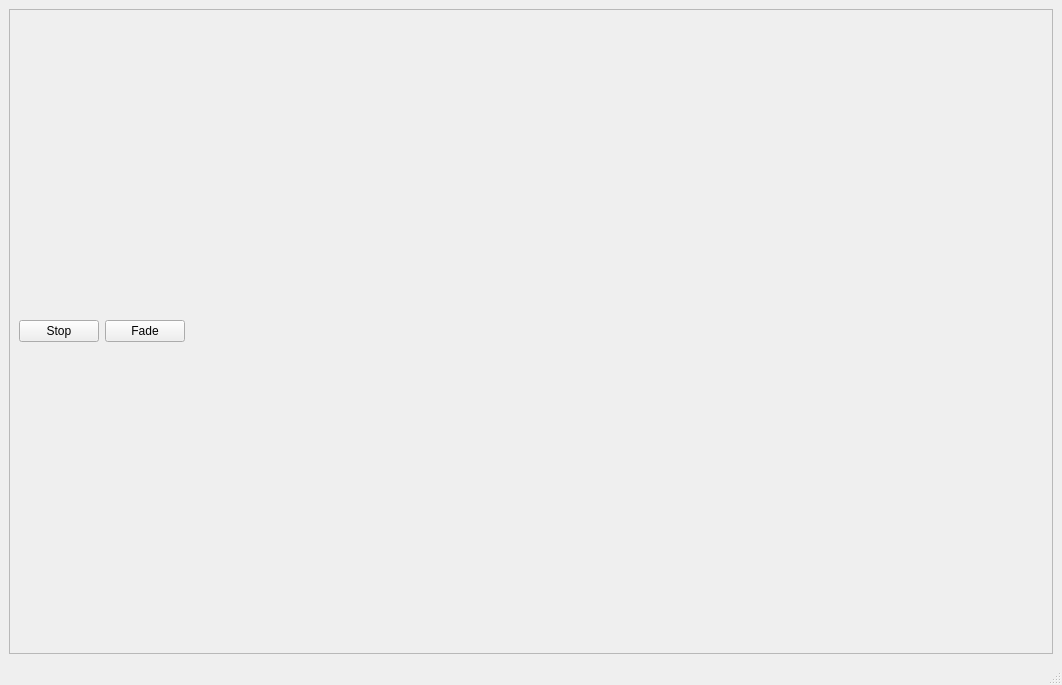
<?xml version="1.0" encoding="UTF-8"?>
<ui version="4.0">
 <class>MainWindow</class>
 <widget class="QMainWindow" name="MainWindow">
  <property name="geometry">
   <rect>
    <x>0</x>
    <y>0</y>
    <width>1062</width>
    <height>685</height>
   </rect>
  </property>
  <property name="windowTitle">
   <string>MainWindow</string>
  </property>
  <widget class="QWidget" name="centralwidget">
   <layout class="QVBoxLayout" name="verticalLayout">
    <item>
     <widget class="QFrame" name="frame">
      <property name="frameShape">
       <enum>QFrame::StyledPanel</enum>
      </property>
      <property name="frameShadow">
       <enum>QFrame::Raised</enum>
      </property>
      <layout class="QHBoxLayout" name="horizontalLayout">
       <item>
        <widget class="QPushButton" name="pushButton_2">
         <property name="text">
          <string>Stop</string>
         </property>
        </widget>
       </item>
       <item>
        <widget class="QPushButton" name="pushButton_3">
         <property name="text">
          <string>Fade</string>
         </property>
        </widget>
       </item>
       <item>
        <spacer name="horizontalSpacer_2">
         <property name="orientation">
          <enum>Qt::Horizontal</enum>
         </property>
         <property name="sizeHint" stdset="0">
          <size>
           <width>40</width>
           <height>20</height>
          </size>
         </property>
        </spacer>
       </item>
      </layout>
     </widget>
    </item>
   </layout>
  </widget>
  <widget class="QMenuBar" name="menubar">
   <property name="geometry">
    <rect>
     <x>0</x>
     <y>0</y>
     <width>1062</width>
     <height>21</height>
    </rect>
   </property>
  </widget>
  <widget class="QStatusBar" name="statusbar"/>
 </widget>
 <resources/>
 <connections/>
</ui>
